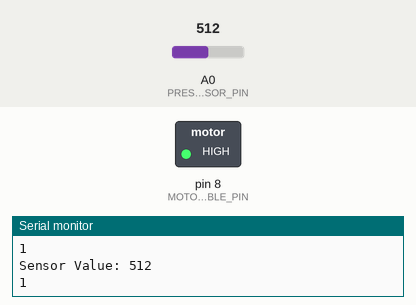
Simulated run of this sketch. Board: Arduino Uno, built with avr-gcc and run on an emulated ATmega328P. On the bench: switched loads named in the sketch (green lamp = pin HIGH), the last lines printed to the serial monitor. The inputs (shaded band) are chosen by the test bench; at power-on: A0 (PRESSURE_SENSOR_PIN) = 512.

Above: at 1.2 s.
1.3 s: A0 (PRESSURE_SENSOR_PIN) set to 260
2.8 s: A0 (PRESSURE_SENSOR_PIN) set to 242
At 3.2 s:
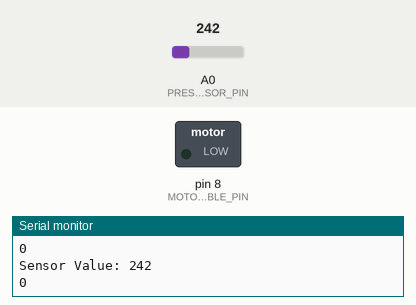
4.3 s: A0 (PRESSURE_SENSOR_PIN) set to 306
At 4.6 s:
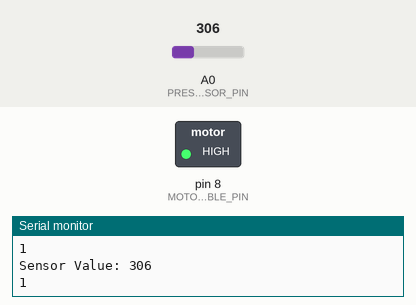
5.8 s: A0 (PRESSURE_SENSOR_PIN) set to 240
At 7.2 s:
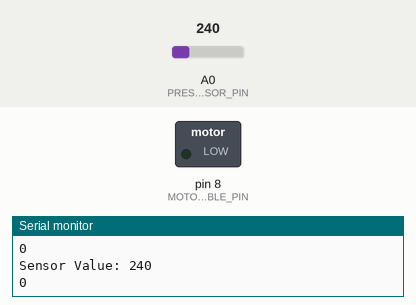
Timing chart, 0 to 8.3 s (numbered marks = the images above; inputs shaded):
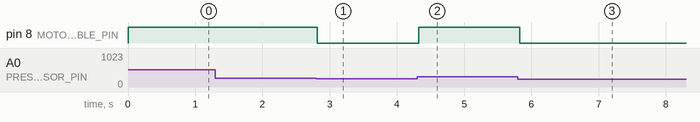

Measured:
- the behaviour switches between 251 and 250 on A0 (PRESSURE_SENSOR_PIN) (found by bisection; images 0 and 1)
- after the input at 2.8 s, pin 8 (MOTOR_ENABLE_PIN): HIGH → LOW at once
- after the input at 4.3 s, pin 8 (MOTOR_ENABLE_PIN): LOW → HIGH at once
- after the input at 5.8 s, pin 8 (MOTOR_ENABLE_PIN): HIGH → LOW at once

The sketch:

pressureplate_copy_20241117222848.ino
```cpp
#define PRESSURE_SENSOR_PIN A0
#define MOTOR_ENABLE_PIN 8    // Pin controlling motor enable (adjust as needed)

const int threshold = 250;

void setup() {
  Serial.begin(9600);

  pinMode(MOTOR_ENABLE_PIN, OUTPUT);
  digitalWrite(MOTOR_ENABLE_PIN, LOW); // Initially enable motors

  // Other setup code for your motors and sensors
}

void loop() {
  int sensorValue = analogRead(PRESSURE_SENSOR_PIN);

  Serial.print("Sensor Value: ");
  Serial.println(sensorValue);

  if (sensorValue > threshold) {
    // Deactivate motors
    digitalWrite(MOTOR_ENABLE_PIN, HIGH); // Assuming HIGH disables the motors
  } else {
    // Activate motors
    digitalWrite(MOTOR_ENABLE_PIN, LOW);  // Assuming LOW enables the motors
  }
  Serial.println(digitalRead(8));
  // Rest of your code (e.g., controlling steppers, reading other sensors)

  // Optional delay
  delay(100);
}
```
